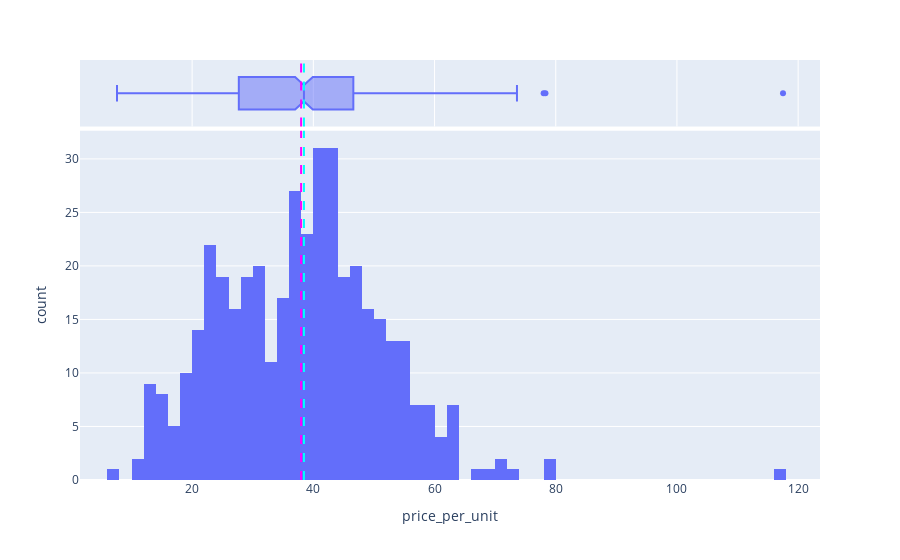

Notebook code cell kept with this figure:
### Markdown cell above
### Distribution des étiquettes

### Code cell
import plotly.express as px

fig = px.histogram(data, x='price_per_unit', marginal='box', nbins=100)
fig.add_vline(data.price_per_unit.mean(), line_color ='magenta', line_dash='dash')
fig.add_vline(data.price_per_unit.median(), line_color ='cyan', line_dash='dash')

### Figure 1 — Plotly figure (JSON) as saved in the notebook; plotly's stock layout.template omitted (floating-point values rounded to 4 significant figures; data arrays with more than 128 entries replaced by an {"elided": "..."} marker saying what was removed)
{"data": [{"alignmentgroup": "True", "bingroup": "x", "hovertemplate": "price_per_unit=%{x}<br>count=%{y}<extra></extra>", "legendgroup": "", "marker": {"color": "#636efa", "pattern": {"shape": ""}}, "name": "", "nbinsx": 100, "offsetgroup": "", "orientation": "v", "showlegend": false, "type": "histogram", "x": {"elided": "414 float values"}, "xaxis": "x", "yaxis": "y"}, {"alignmentgroup": "True", "hovertemplate": "price_per_unit=%{x}<extra></extra>", "legendgroup": "", "marker": {"color": "#636efa"}, "name": "", "notched": true, "offsetgroup": "", "showlegend": false, "type": "box", "x": {"elided": "414 float values"}, "xaxis": "x2", "yaxis": "y2"}], "layout": {"barmode": "relative", "legend": {"tracegroupgap": 0}, "margin": {"t": 60}, "shapes": [{"line": {"color": "magenta", "dash": "dash"}, "type": "line", "x0": 37.98, "x1": 37.98, "xref": "x", "y0": 0, "y1": 1, "yref": "y domain"}, {"line": {"color": "magenta", "dash": "dash"}, "type": "line", "x0": 37.98, "x1": 37.98, "xref": "x2", "y0": 0, "y1": 1, "yref": "y2 domain"}, {"line": {"color": "cyan", "dash": "dash"}, "type": "line", "x0": 38.45, "x1": 38.45, "xref": "x", "y0": 0, "y1": 1, "yref": "y domain"}, {"line": {"color": "cyan", "dash": "dash"}, "type": "line", "x0": 38.45, "x1": 38.45, "xref": "x2", "y0": 0, "y1": 1, "yref": "y2 domain"}], "xaxis": {"anchor": "y", "domain": [0, 1], "title": {"text": "price_per_unit"}}, "xaxis2": {"anchor": "y2", "domain": [0, 1], "matches": "x", "showgrid": true, "showticklabels": false}, "yaxis": {"anchor": "x", "domain": [0, 0.8316], "title": {"text": "count"}}, "yaxis2": {"anchor": "x2", "domain": [0.8416, 1], "matches": "y2", "showgrid": false, "showline": false, "showticklabels": false, "ticks": ""}}}
